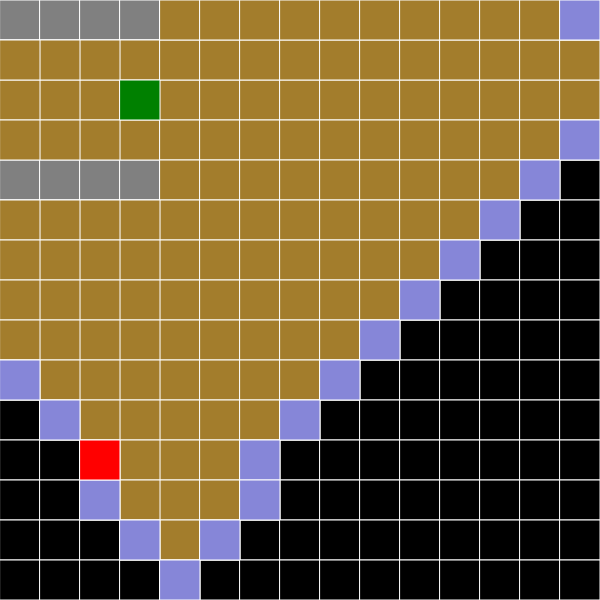
Frame 1 (no input)
Frame 60 (no input): identical to frame 1, image omitted
Frame 120 (the mouse pressed at the canvas centre since frame 60): identical to frame 1, image omitted

The p5.js sketch that drew this single still picture (run headless with seeded random() and noise() and a simulated clock; from frame 60 on, the mouse is pressed at the canvas centre):

// p5.js sketch
// ── sketch.js
let posArray = [];
let cellSize = 40;

let start;
let end;

let isPaintingPath = false;
let isPaintingObstacle = false;
let isPaintingReached = false;

let perimeter = [];
let reached = [];
let reachedMap = new Map();

let boardHeight;
let boardWidth;

function setup() {
    createCanvas(600, 600);
    boardHeight = height/cellSize;
    boardWidth = width/cellSize;
    buildArray(boardHeight, boardWidth);
    
    start = {y: 2, x: 3};
    end = {y: 11, x: 2};
    
    posArray[0][0] = "obstacle";
    posArray[0][1] = "obstacle";
    posArray[0][2] = "obstacle";
    posArray[0][3] = "obstacle";
    
    posArray[4][0] = "obstacle";
    posArray[4][1] = "obstacle";
    posArray[4][2] = "obstacle";
    posArray[4][3] = "obstacle";
    
    posArray[start.y][start.x] = "start";
    posArray[end.y][end.x] = "end";
}

function draw() {
    
    // Draw the grid and any obstacles
    drawGrid();
    drawOccupiedCells();

    calculatePath(4);

    // Draw reached nodes in tan orange
    fillCellsFromArray(reached, "#a37d2c");
    
    // Draw the path in blue
    fillCellsFromArray(perimeter, "#8686D8");

    // Overlay the start and end cells
    fillCell(start.x, start.y, "#008000");
    fillCell(end.x, end.y, "#FF0000");

    // Empty the arrays
    reachedMap = new Map();
    perimeter = [];
    reached = [];
}



function calculatePath(endAtCount)
{
    perimeter.push(start);
    reachedMap.set(createKey(start.y, start.x), {y: "None", x: "None"});

    let foundGoal = false;

    let count = 0;
    while(perimeter.length > 0 && !foundGoal)
    //while(count < endAtCount)
    {
        // Remove the current perimeter node
        let current = perimeter.shift();
        
        foundGoal = checkNeighbours(current);
        count++;
    }

    console.log(perimeter)
    console.log("found goal: " + foundGoal);
}

function checkNeighbours(cell)
{

    let posX = cell.x;
    let posY = cell.y;

    console.log("posX: " + posX + " endX: " + end.x + " posY: " + posY + " endY: " + end.y);
    if (posX == end.x && posY == end.y)
    {
        return true;
    }

    

    // if the position is 0, subtracting from it will make it less than 0, so 
    let startCheckX = posX - 1 < 0 ? posX : posX - 1;
    let endCheckX   = posX + 1 >= posArray[0].length ? posX : posX + 1;
    let startCheckY = posY - 1 < 0 ? posY : posY - 1;
    let endCheckY   = posY + 1 >= posArray.length ? posY : posY + 1;
    
    //console.log("startCheckY: " + startCheckY + ", endCheckY: " + endCheckY + "\nstartCheckX: " + startCheckX + ", endCheckX: " + endCheckX);
    
    //reachedMap.set(createKey)
    for (let y = startCheckY; y <= endCheckY; y++) {
        
        if (y != cell.y && !cellHasObstacle(y, posX)) {
            
            let newPosition = newPos(y, posX);
            if (neighbourNotInReached(newPosition)) {              
                perimeter.push(newPosition);
                reachedMap.set(createKey(newPosition.y, newPosition.x), {y: posY, x: posX});
                reached.push({y: y, x: posX});
            }

        }

    }

    for (let x = startCheckX; x <= endCheckX; x++) {

        if (x != cell.x && !cellHasObstacle(posY, x)) {
            
            let newPosition = newPos(posY, x);
            if (neighbourNotInReached(newPosition)) {                
                perimeter.push(newPosition);
                reachedMap.set(createKey(newPosition.y, newPosition.x), {y: posY, x: posX});
                reached.push({y: posY, x: x});
            }

        }

    }

    return false;
}

function newPos(newY, newX)
{
    return {y: newY, x: newX};
}

function neighbourNotInReached(pos)
{
    let key = createKey(pos.y, pos.x);
    return !reachedMap.has(key);
}

function cellHasObstacle(y, x)
{
    return posArray[y][x] == "obstacle";
}

// function checkCellForObstacle(x1, y1, x2, y2)
// {
//     return ((y1 != y2 || x1 != x2) && posArray[y1][x1] != "obstacle");
// }

function reverseKey(key) {
    let coords = key.split(',').map(Number);
    return { x: coords[0], y: coords[1] };
  }

function createKey(y, x){
    return `${y},${x}`;
} 


function removePosition(y, x){
    const key = createKey(y, x);
    
    if (reachedMap.has(key)) {
        reachedMap.delete(key);
    }
}


function cellToEndPointDist(startX, startY)
{
    distance = {
        onY: (end.y - startY), 
        onX: (end.x - startX), 
    };

    distance.total = Math.abs(distance.onY) + Math.abs(distance.onX); 
    //console.log("Distance between start and end points: \nOn Y-axis: " + (distance.onY) + "\nOn X-axis: " + (distance.onX) + "\nTotal distance: " + (distance.totalDistance));
    return distance;
}

function setStartPosition(x, y)
{
    clearPosition(start.x, start.y);
    start.x = x;
    start.y = y;
    posArray[y][x] = "start";
}

function clearPosition(x, y)
{
    posArray[y][x] = "empty";
}

function drawGrid()
{
    //background(220);
    for (let i = 0; i <= height/cellSize; i++) {
        stroke(255)
        line(0, i * cellSize, width, i * cellSize)    
        line(i * cellSize, 0, i * cellSize, height)
    }
}

function drawOccupiedCells()
{
    for (let y = 0; y < posArray.length; y++) {
        for (let x = 0; x < posArray[y].length; x++) {      
            if(posArray[y][x] == "filled") {
                fillCell(x, y, "#FF");
            }
            
            if(posArray[y][x] == "start") {
                fillCell(x, y, "#008000");
            }
            
            if(posArray[y][x] == "end") {
                fillCell(x, y, "#FF0000");
            }
            
            if(posArray[y][x] == "empty") {
                fillCell(x, y, "#000000");
            }
            
            if(posArray[y][x] == "path") {
                fillCell(x, y, "#8686D8");
            }
            
            if(posArray[y][x] == "obstacle") {
                fillCell(x, y, "#808080");
            }

            if(posArray[y][x] == "reached") {
                fillCell(x, y, "#ffb600")
            }
        }
    }
}

function fillCellsFromArray(cellArray, hexColor)
{
    for (let i = 0; i < cellArray.length; i++) {
        fillCell(cellArray[i].x, cellArray[i].y, hexColor);
    }
}

function fillCell(x, y, hexColor)
{
    fill(hexColor);
    square(x * cellSize, y * cellSize, cellSize);
}

function buildArray(rows, columns)
{ 
    posArray = new Array(rows);
    for(let row = 0; row < rows; row++) {
        posArray[row] = new Array(columns);
        
        for(let cell = 0; cell < columns; cell++) {
            posArray[row][cell] = "empty";    
        }
    }
    
    console.log("height: " + posArray.length + " width: " + posArray[0].length);
}

function mouseClicked()
{
    let xStart = floor(mouseX/cellSize);
    let yStart = floor(mouseY/cellSize);



    let mouseClickInBounds = (xStart < boardWidth && xStart >= 0) && (yStart < boardHeight && yStart >= 0);

    if (mouseClickInBounds){
        console.log("y: " + yStart + ", x: " + xStart);
        if (isPaintingPath) {
            posArray[yStart][xStart] = "path";
        } else if (isPaintingObstacle) {
            posArray[yStart][xStart] = "obstacle";
        } else if (isPaintingReached) {
            posArray[yStart][xStart] = "reached";
        } else {
            setStartPosition(xStart, yStart);
        }
    }
}

function keyPressed() {
    // Bitfield
    // 'c' is 0 
    if (key === 'c') {
        isPaintingPath = !isPaintingPath;
        isPaintingObstacle = false;
        isPaintingReached = false;
        console.log("Currently Painting Path: " + isPaintingPath);
    }

    if (key === 'o') {
        isPaintingObstacle = !isPaintingObstacle;
        isPaintingPath = false;
        isPaintingReached = false;
        console.log("Currently Painting Path: " + isPaintingObstacle);
    }

    if (key === 'r') {
        isPaintingReached = !isPaintingReached;
        isPaintingPath = false;
        isPaintingObstacle = false;
        console.log("Currently Painting Path: " + isPaintingReached);
    }
}
// ── priority_queue.js
// Priority queue
// - elements are arranged based on their priority values
// - when adding elements, they're inserted based on their priority
// - items with high priority are inserted near the front, low priority items go at the back


// For djikstra's algorithm, we still have a perimeter that expands
// but we store the cells of the perimeter according to their movement costs:
// - cells that cost more to move to go to the back of the queue
// - cells that cost less to move to go to the front of the queue
// or it's more accurate to say, cells are inserted into the queue according to their movement costs
// and are therefore searched first


// JavaScript code to implement Priority Queue
// using Linked List
// Node
class Node {
 
    // Lower values indicate
    // higher priority
    constructor() {
        this.data = 0;
        this.priority = 0;
        this.next = null;
    }
}
 
var node = new Node();
 
// Function to Create A New Node
function newNode(d, p) {
    var temp = new Node();
    temp.data = d;
    temp.priority = p;
    temp.next = null;
 
    return temp;
}
 
// Return the value at head
function peek(head) {
    return head.data;
}
 
// Removes the element with the
// highest priority from the list
function pop(head) {
    var temp = head;
    head = head.next;
    return head;
}
 
// Function to push according to priority
function push(head, d, p) {
    var start = head;
 
    // Create new Node
    var temp = newNode(d, p);
 
    // Special Case: The head of list
    // has lesser priority than new node.
    // So insert new node before head node
    // and change head node.
    if (head.priority < p) {
 
        // Insert New Node before head
        temp.next = head;
        head = temp;
    }
    else {
 
        // Traverse the list and find a
        // position to insert new node
        while (start.next != null && start.next.priority > p) {
            start = start.next;
        }
 
        // Either at the ends of the list
        // or at required position
        temp.next = start.next;
        start.next = temp;
    }
    return head;
}
 
// Function to check is list is empty
function isEmpty(head) {
    return head == null ? 1 : 0;
}
 
// Driver code
// Create a Priority Queue
// 7.4.5.6
// var pq = newNode(4, 1);
// pq = push(pq, 5, 2);
// pq = push(pq, 6, 3);
// pq = push(pq, 7, 0);
 
// while (isEmpty(pq) == 0) {
//     console.log(peek(pq)," ");
//     pq = pop(pq);
// }
// ── style.css
html, body {
    margin: 0;
    padding: 0;
  }
  main {
    display: flex;
    justify-content: center;
  }
  canvas {
    display: block;
  }  
